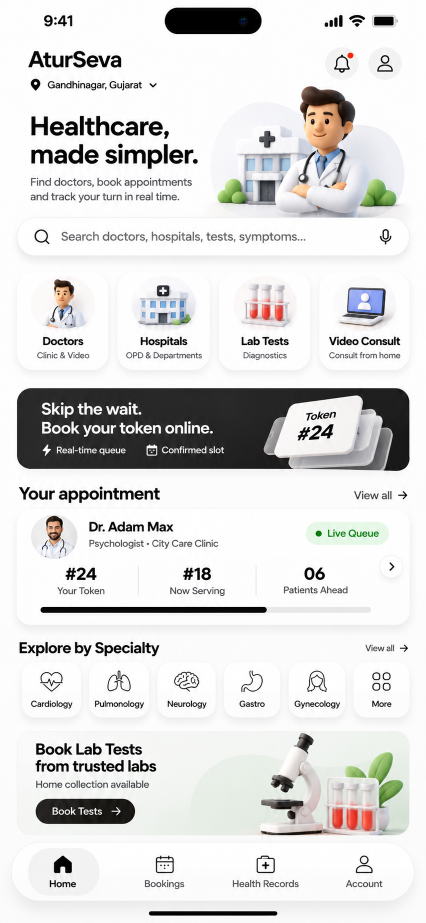
#> input picture design/figma-v4/assets-src/original-mockup.png, 852 x 1846 px (shown at 1/2 size)
$ python extract-final.py
#> lines starting #> are read from the running program, lines starting #| are printed output that depends on the picture
#!/usr/bin/env python3
"""
V4-P1c asset extraction — FINAL. Lessons from the first two passes:

1. Node absoluteBoundingBox can LIE for icon frames (the "Location pin"
   frame is empty; the glyph renders ~4px off its box). Fix: glyph
   detection — scan a generous region, find the actual ink/light pixels,
   crop the true bounds.
2. Background keying by KNOWN surface color with a distance ramp
   (page white / banner #252525 / pill #1F2020).
3. Microscope: reconstructing the gradient from Figma handles left a
   patch — instead SAMPLE the actual per-column background from the
   card's top edge (clean gradient row above the art), then diff.
4. Hero/tile art: flood-key with a PAD margin so the flood has a clean
   runway when art touches the crop border.
"""
from PIL import Image, ImageFilter
import os

SRC = Image.open("original-mockup.png").convert("RGBA")
W, H = SRC.size
#> W = 852; H = 1846
FX, FY = 1322, 0

def node_rect(x, y, w, h):
    return (round((x - FX) * 2), round((y - FY) * 2),
            round((x - FX + w) * 2), round((y - FY + h) * 2))

def glyph_bounds(region, dark=True, thresh=150):
    """Bounding box of ink (dark) or light pixels inside a region."""
    im = SRC.crop(region)
    px = im.load()
    w, h = im.size
    xs, ys = [], []
    for y in range(h):
        for x in range(w):
            r, g, b, a = px[x, y]
            lum = (r + g + b) // 3
            if (lum < thresh) if dark else (lum > thresh):
                xs.append(x); ys.append(y)
    if not xs:
        return None
    return (region[0] + min(xs), region[1] + min(ys),
            region[0] + max(xs) + 1, region[1] + max(ys) + 1)

def value_key(img, bg, lo=12, hi=55):
    px = img.load()
    w, h = img.size
    for y in range(h):
        for x in range(w):
            r, g, b, a = px[x, y]
            d = max(abs(r - bg[0]), abs(g - bg[1]), abs(b - bg[2]))
            if d <= lo:
                px[x, y] = (r, g, b, 0)
            elif d < hi:
                px[x, y] = (r, g, b, round((d - lo) * 255 / (hi - lo)))
    return img

def flood_key(img, tol=14):
    px = img.load()
    w, h = img.size
    corners = [px[0, 0], px[w - 1, 0], px[0, h - 1], px[w - 1, h - 1]]
    ref = tuple(sum(c[i] for c in corners) // 4 for i in range(3))
    visited = bytearray(w * h)
    stack = []
    def push(x, y):
        if 0 <= x < w and 0 <= y < h and not visited[y * w + x]:
            visited[y * w + x] = 1
            stack.append((x, y))
    for x in range(w):
        push(x, 0); push(x, h - 1)
    for y in range(h):
        push(0, y); push(w - 1, y)
    while stack:
        x, y = stack.pop()
        r, g, b, a = px[x, y]
        if abs(r - ref[0]) <= tol and abs(g - ref[1]) <= tol and abs(b - ref[2]) <= tol:
            px[x, y] = (r, g, b, 0)
            push(x + 1, y); push(x - 1, y)
            push(x, y + 1); push(x, y - 1)
    return img

def soften(img):
    a = img.getchannel("A").filter(ImageFilter.GaussianBlur(0.6))
    img.putalpha(a)
    return img

def save_pair(img, name, out="../icons"):
    img.save(f"{out}/{name}-2x.png")
    img.resize((round(img.size[0] * 1.5), round(img.size[1] * 1.5)),
               Image.LANCZOS).save(f"{out}/{name}-3x.png")

PAGE = (253, 253, 253)
BANNER = (37, 37, 37)
PILL = (31, 32, 32)
os.makedirs("../icons", exist_ok=True)

def icon(name, region, bg, dark=True):
    """Glyph-detect inside a generous region, then key against bg."""
    gb = glyph_bounds(region, dark=dark)
    if gb is None:
        print(f"!! {name}: NO GLYPH FOUND in {region}")
        return
    img = soften(value_key(SRC.crop(gb), bg))
    save_pair(img, name)
    print(f"{name}: glyph {gb} -> {img.size}@2x")

# ---- Ink icons on page/card/bar white (glyph = dark pixels) ----
# Regions are generous (2x node bounds + slack) to survive node lies.
icon("icon-pin",          (44, 112, 80, 156), PAGE)
#> after the loop in glyph_bounds, `for y in range(h):`: xs = 288 values, max 35 at index 13, min 13 at index 268, mean 24.46; ys = 288 values from 0 to 22
#> in icon, `gb = glyph_bounds(region, dark=dark)`: gb = (57, 112, 80, 135)
#| icon-pin: glyph (57, 112, 80, 135) -> (23, 23)@2x
icon("icon-chevron-down", (218, 126, 244, 152), PAGE)
#| icon-chevron-down: glyph (221, 126, 242, 135) -> (21, 9)@2x
icon("icon-bell",         (752, 112, 796, 160), PAGE)
#| icon-bell: glyph (755, 112, 786, 143) -> (31, 31)@2x
icon("icon-search",       (64, 454, 104, 494), PAGE)
#| icon-search: glyph (69, 459, 99, 488) -> (30, 29)@2x
icon("icon-mic",          (752, 452, 790, 494), PAGE)
#| icon-mic: glyph (760, 458, 783, 489) -> (23, 31)@2x
icon("icon-view-chevron", (790, 972, 820, 1006), PAGE)
#| icon-view-chevron: glyph (796, 982, 815, 998) -> (19, 16)@2x
icon("icon-appt-chevron", (768, 1118, 798, 1150), PAGE)
#| icon-appt-chevron: glyph (779, 1125, 789, 1142) -> (10, 17)@2x
icon("spec-cardiology",   (76, 1338, 130, 1390), PAGE)
#| spec-cardiology: glyph (80, 1344, 125, 1383) -> (45, 39)@2x
icon("spec-pulmonology",  (212, 1336, 266, 1390), PAGE)
#> in save_pair (call 9), `img.resize((round(img.size[0] * 1.5), round(img.size[1] * 1.5)), Image..`:
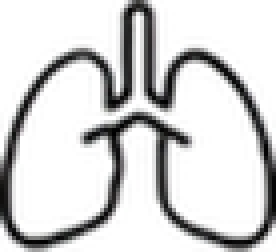
#> saved as spec-pulmonology-3x.png: PIL image 69x63 RGBA (shown 4 times larger); mean R, G, B, A 92.9, 92.9, 92.9, 70.3; transparent parts drawn white
#| spec-pulmonology: glyph (215, 1341, 261, 1383) -> (46, 42)@2x
icon("spec-neurology",    (346, 1338, 404, 1386), PAGE)
#> in save_pair (call 10), `img.resize((round(img.size[0] * 1.5), round(img.size[1] * 1.5)), Image..`:
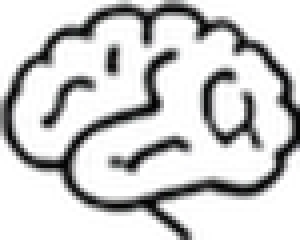
#> saved as spec-neurology-3x.png: PIL image 75x60 RGBA (shown 4 times larger); mean R, G, B, A 125.9, 126.1, 126.2, 84.9; transparent parts drawn white
#| spec-neurology: glyph (348, 1343, 398, 1383) -> (50, 40)@2x
icon("spec-gastro",       (478, 1334, 536, 1392), PAGE)
#> in glyph_bounds (call 11), `im = SRC.crop(region)`:
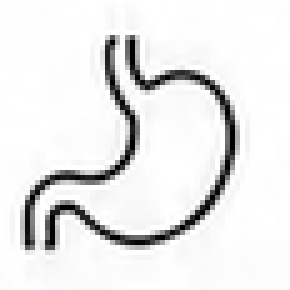
#> im: PIL image 58x58 RGBA (shown 5 times larger); mean R, G, B, A 233.4, 233.4, 233.4, 255
#> after the loop in glyph_bounds (call 11), `for y in range(h):`: xs = 287 values, max 46 at index 91, min 5 at index 184, mean 26; ys = 287 values from 7 to 49
#| spec-gastro: glyph (483, 1341, 525, 1384) -> (42, 43)@2x
icon("spec-gynecology",   (610, 1336, 662, 1392), PAGE)
#> in glyph_bounds (call 12), `im = SRC.crop(region)`:
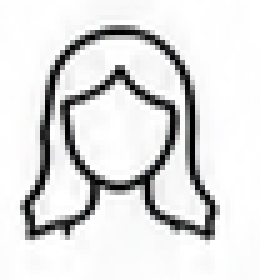
#> im: PIL image 52x56 RGBA (shown 5 times larger); mean R, G, B, A 222.6, 222.6, 222.8, 255
#> after the loop in glyph_bounds (call 12), `for y in range(h):`: xs = 378 values, max 42 at index 303, min 4 at index 304, mean 23.13; ys = 378 values from 5 to 47
#| spec-gynecology: glyph (614, 1341, 653, 1384) -> (39, 43)@2x
icon("spec-more",         (740, 1338, 786, 1386), PAGE)
#> in glyph_bounds (call 13), `im = SRC.crop(region)`:
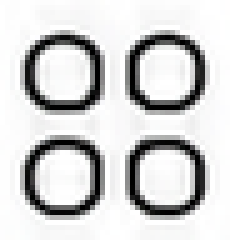
#> im: PIL image 46x48 RGBA (shown 5 times larger); mean R, G, B, A 209.3, 209.4, 209.4, 255
#> after the loop in glyph_bounds (call 13), `for y in range(h):`: xs = 409 values, max 40 at index 73, min 5 at index 65, mean 22.37; ys = 409 values from 7 to 42
#> in soften (call 13), `a = img.getchannel("A").filter(ImageFilter.GaussianBlur(0.6))`:
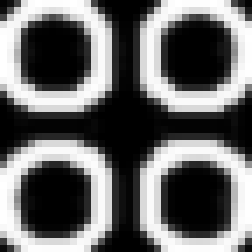
#> a: PIL image 36x36 L (shown 7 times larger); min 0, max 255, mean 104.5
#> in save_pair (call 13), `img.resize((round(img.size[0] * 1.5), round(img.size[1] * 1.5)), Image..`:
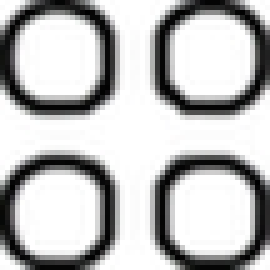
#> saved as spec-more-3x.png: PIL image 54x54 RGBA (shown 5 times larger); mean R, G, B, A 131.6, 131.7, 131.9, 104.5; transparent parts drawn white
#| spec-more: glyph (745, 1345, 781, 1381) -> (36, 36)@2x
icon("nav-home",          (104, 1710, 148, 1754), PAGE)
#| nav-home: glyph (108, 1711, 144, 1746) -> (36, 35)@2x
icon("nav-bookings",      (308, 1710, 352, 1754), PAGE)
#| nav-bookings: glyph (312, 1711, 347, 1746) -> (35, 35)@2x
icon("nav-records",       (510, 1710, 554, 1754), PAGE)
#| nav-records: glyph (513, 1711, 550, 1746) -> (37, 35)@2x
icon("nav-account",       (708, 1710, 752, 1754), PAGE)
#| nav-account: glyph (712, 1711, 745, 1746) -> (33, 35)@2x

# ---- White icons on dark surfaces (glyph = light pixels) ----
icon("icon-lightning",    (80, 882, 106, 916), BANNER, dark=False)
#| icon-lightning: glyph (85, 889, 102, 912) -> (17, 23)@2x
icon("icon-calendar",     (288, 882, 320, 914), BANNER, dark=False)
#| icon-calendar: glyph (293, 889, 314, 911) -> (21, 22)@2x
icon("icon-arrow",        (216, 1606, 248, 1638), PILL, dark=False)
#| icon-arrow: glyph (223, 1614, 241, 1631) -> (18, 17)@2x

# ---- Avatar: node-exact photo crop ----
avatar = SRC.crop(node_rect(1353, 515, 46, 44))
save_pair(avatar, "avatar-doctor")
print(f"avatar-doctor: {avatar.size}@2x (opaque photo)")
#| avatar-doctor: (92, 88)@2x (opaque photo)

# ---- Microscope: per-column SAMPLED gradient key ----
# Sample the card's clean top strip (y1463, above the art which starts
# y1464... actually sample y1463 full width) as the true bg per column.
CARD = node_rect(1339, 731, 392, 104)  # (34, 1462, 818, 1670)
ART = node_rect(1511, 732, 219, 103)   # (378, 1464, 816, 1670)
srcpx = SRC.load()
# Sample row: the art starts at y1464; row y1463 might clip art tops.
# The card top edge y1462-1463 is the card's own 2px. Use y1463.
sample_y = CARD[1] + 1  # 1463
bgcol = {}
for x in range(CARD[0], CARD[2]):
    bgcol[x] = srcpx[x, sample_y][:3]
#> after the loop, bgcol = 784 items
# Fill columns right of the art (>=816) with the last sample
img = SRC.crop(ART)
px = img.load()
w, h = img.size
#> w = 438; h = 206
for x in range(w):
    gx = ART[0] + x
    br, bg_, bb = bgcol.get(gx, bgcol[CARD[2] - 1])
    for y in range(h):
        r, g, b, a = px[x, y]
        d = max(abs(r - br), abs(g - bg_), abs(b - bb))
        if d <= 12:
            px[x, y] = (r, g, b, 0)
        elif d < 50:
            px[x, y] = (r, g, b, round((d - 12) * 255 / 38))
#> this loop made 438 passes
#> (br, bg_, bb) on passes 1 to 3: (242, 242, 242), (242, 242, 242), (242, 242, 242)
img = soften(img)
save_pair(img, "lab-microscope")
print(f"lab-microscope: sampled-gradient key {img.size}@2x")
#| lab-microscope: sampled-gradient key (438, 206)@2x

# ---- Hero + 4 tiles + token stack: PADDED flood-key (re-run of P1a with pad) ----
def art_flood(name, rect, pad=6):
    box = (rect[0] - pad, rect[1] - pad, rect[2] + pad, rect[3] + pad)
    img = soften(flood_key(SRC.crop(box)))
    # Trim the pad back off — the design rect is the authoritative aspect.
    img = img.crop((pad, pad, img.size[0] - pad, img.size[1] - pad))
    save_pair(img, name, out="../home3d")
    print(f"{name}: padded flood {img.size}@2x")

def uv_rect(u0, v0, du, dv):
    x0, y0 = u0 * W, v0 * H
    x1, y1 = (u0 + du) * W, (v0 + dv) * H
    return round(x0), round(y0), round(x1), round(y1)

art_flood("figma-hero",
          uv_rect(0.49295774102211, 0.09209100902080536, 0.4671361446380615, 0.14409534633159637))
#> in flood_key, `corners = [px[0, 0], px[w - 1, 0], px[0, h - 1], px[w - 1, h - 1]]`: corners = [(252, 253, 253, 255), (254, 254, 254, 255), (254, 254, 254, 255), (251, 251, 252, 255)]
#> in flood_key, `ref = tuple(sum(c[i] for c in corners) // 4 for i in range(3))`: ref = (252, 253, 253)
#> the loop in flood_key, `while stack:` made 56734 passes
#> (r, g, b) on passes 1 to 3: (251, 251, 252), (251, 251, 252), (251, 251, 252)
#| figma-hero: padded flood (398, 266)@2x
TILE_V = (0.3001083433628082, 0.057421453297138214)
art_flood("figma-tile-doctor",   uv_rect(0.06572769582271576, TILE_V[0], 0.1690140813589096, TILE_V[1]))
#| figma-tile-doctor: padded flood (144, 106)@2x
art_flood("figma-tile-hospital", uv_rect(0.30516430735588074, TILE_V[0], 0.1619718372821808, TILE_V[1]))
#| figma-tile-hospital: padded flood (138, 106)@2x
art_flood("figma-tile-lab",      uv_rect(0.5422534942626953, TILE_V[0], 0.16431924700737, TILE_V[1]))
#| figma-tile-lab: padded flood (140, 106)@2x
art_flood("figma-tile-video",    uv_rect(0.7816901206970215, TILE_V[0], 0.15962441265583038, TILE_V[1]))
#| figma-tile-video: padded flood (136, 106)@2x

print("done")
